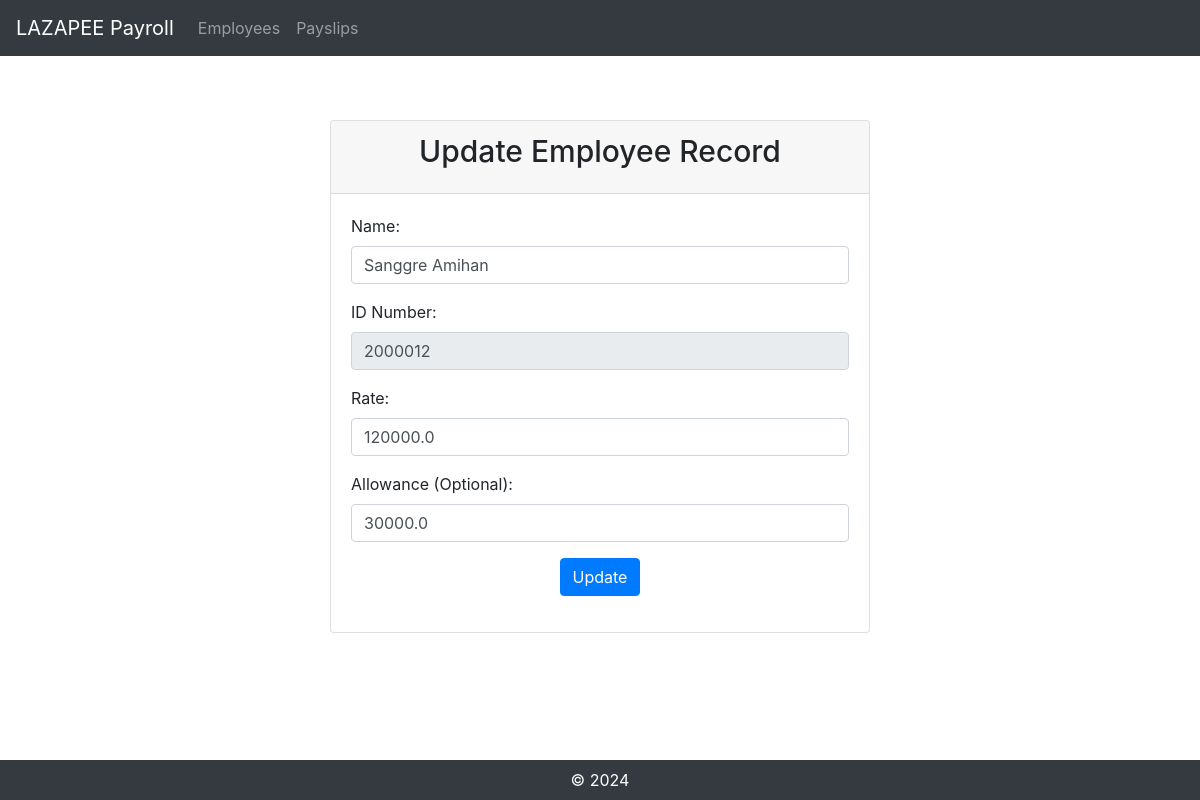
The app's page /update_employee/28/ with its own data.
### payroll_app/models.py (models this page shows, shortened)
class Employee(models.Model):
    name = models.CharField(max_length=300)
    id_number = models.CharField(max_length=300)
    rate = models.FloatField()
    overtime_pay = models.FloatField(null=True)
    allowance = models.FloatField(null=True)
    gross_pay = models.FloatField(null=True)
    '''Methods
getName(self) – returns the name
getID(self) – returns the id_number
getRate(self) – returns the rate
getOvertime(self) – returns the overtime_pay
resetOvertime(self) – sets overtime_pay to 0
getAllowance(self) – returns the allowance
__str__(self) should print:
pk: id_number, rate: rate'''
    def __str__(self):
        return f"pk:{self.id_number}, rate {self.rate}"
    def getName(self):
        return self.name
    def getID(self):
        return self.id_number
    def getRate(self):
        return self.rate
    def getOvertime(self):
        return self.overtime_pay
    def resetOvertime(self):
        self.overtime_pay = 0
        self.save()
        return self.overtime_pay
    def getAllowance(self):
        return self.allowance

### payroll_app/views.py (the view)
# urls.py: path('update_employee/<int:employee_id>/', views.update_employee, name='update_employee'),
def update_employee(request, employee_id):
    employee = get_object_or_404(Employee, id=employee_id)
    if request.method =='POST':
        button = request.POST.get('button')
        if button == 'Update':
             return redirect(reverse('payroll_app:update_employee', kwargs={'employee_id':employee_id}))
    return render(request, 'payroll_app/update_employee.html', {'employee': employee})

### payroll_app/templates/payroll_app/update_employee.html (shortened to what this page needs)
{% extends 'payroll_app/base.html' %}
{% load static %}
{% block content %}
<head>
    <link rel="stylesheet" href="https://stackpath.bootstrapcdn.com/bootstrap/4.5.2/css/bootstrap.min.css">
</head>
<body>
    <div class="container mt-5">
        <div class="row justify-content-center">
            <div class="col-md-6">
                <div class="card">
                    <div class="card-header">
                        <h5 class="card-title text-center">Update Employee Record</h5>
                    </div>
                    <div class="card-body">
                        <form action="{% url 'payroll_app:update_record' employee_id=employee.id %}" method="post"">
                            <div class="form-group">
                                <label for="name">Name:</label>
                                <input type="text" class="form-control" id="name" name="name" value="{{ employee.name }}">
                            </div>
                            <div class="form-group">
                                <label for="id_number">ID Number:</label>
                                <input type="text" class="form-control" id="id_number" name="id_number" value="{{ employee.id_number }}" disabled>
                            </div>
                            <div class="form-group">
                                <label for="rate">Rate:</label>
                                <input type="text" class="form-control" id="rate" name="rate" value="{{ employee.rate }}">
                            </div>
                            <div class="form-group">
                                <label for="allowance">Allowance (Optional):</label>
                                <input type="text" class="form-control" id="allowance" name="allowance" value="{{ employee.allowance }}">
                            </div>
                            <div class="text-center">
                                <button type="submit" class="btn btn-primary" name="button" value="Update">Update</button>
                            </div>
                        </form>
                    </div>
                </div>
            </div>
        </div>
    </div>
</body>
{% endblock %}

### payroll_app/templates/payroll_app/update_employee.html (style rules this page uses)
h5 { font-size: 30px; }

### records on screen
Employee: name "Sanggre Amihan", id_number "2000012", rate "120000.0", allowance "30000.0"
